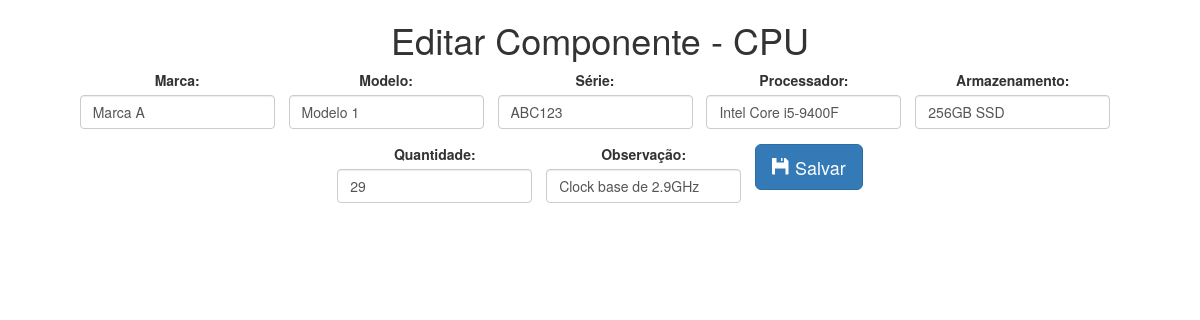
Screenshot of /editar.php?id=1 with the database file from the repository.
### tables this page shows
CREATE TABLE `cpu` (
  `ID` int(11) NOT NULL,
  `MARCA` varchar(100) NOT NULL,
  `MODELO` varchar(100) NOT NULL,
  `SERIE` varchar(100) NOT NULL,
  `PROCESSADOR` varchar(100) NOT NULL,
  `MEMORIA_RAM` varchar(100) NOT NULL,
  `ARMAZENAMENTO` varchar(100) NOT NULL,
  `QUANTIDADE` int(11) NOT NULL,
  `OBS` varchar(255) NOT NULL
);

### editar.php (the view, shortened to what this page needs)
<!DOCTYPE html>
<html>
<head>
    <link rel="stylesheet" href="style.css">
    <link rel="stylesheet" href="https://maxcdn.bootstrapcdn.com/bootstrap/3.3.7/css/bootstrap.min.css">
</head>
<body>
    <div class="container">
        <h1 class="text-center">Editar Componente - CPU</h1>
        <?php
        $host = "localhost";
        $usuario = "root";
        $senha = "";
        $banco = "INVENTARIO";
        $conexao = mysqli_connect($host, $usuario, $senha, $banco);
        if (mysqli_connect_errno()) {
            echo '<div class="message error">Erro na conexão com o banco de dados: ' . mysqli_connect_error() . '</div>';
        } else {
            if (isset($_GET['id'])) {
                $idComponente = $_GET['id'];
                $sql = "SELECT * FROM CPU WHERE ID = $idComponente";
                $resultado = mysqli_query($conexao, $sql);
                if (mysqli_num_rows($resultado) > 0) {
                    $componente = mysqli_fetch_assoc($resultado);
                    ?>
                    <form method="post">
                        <div class="form-container inline">
                            <div class="form-group">
                                <label for="marca">Marca:</label>
                                <input type="text" name="marca" id="marca" class="form-control" required value="<?php echo $componente['MARCA']; ?>">
                            </div>
                            <div class="form-group">
                                <label for="modelo">Modelo:</label>
                                <input type="text" name="modelo" id="modelo" class="form-control" required value="<?php echo $componente['MODELO']; ?>">
                            </div>
                            <div class="form-group">
                                <label for="serie">Série:</label>
                                <input type="text" name="serie" id="serie" class="form-control" required value="<?php echo $componente['SERIE']; ?>">
                            </div>
                            <div class="form-group">
                                <label for="processador">Processador:</label>
                                <input type="text" name="processador" id="processador" class="form-control" required value="<?php echo $componente['PROCESSADOR']; ?>">
                            </div>
                            <div class="form-group">
                                <label for="armazenamento">Armazenamento:</label>
                                <input type="text" name="armazenamento" id="armazenamento" class="form-control" required value="<?php echo $componente['ARMAZENAMENTO']; ?>">
                            </div>
                            <div class="form-group">
                                <label for="quantidade">Quantidade:</label>
                                <input type="text" name="quantidade" id="quantidade" class="form-control" required value="<?php echo $componente['QUANTIDADE']; ?>">
                            </div>
                            <div class="form-group">
                                <label for="obs">Observação:</label>
                                <input type="text" name="obs" id="obs" class="form-control" required value="<?php echo $componente['OBS']; ?>">
                            </div>
                            <button type="submit" name="submit_edit" class="btn btn-primary btn-lg">
                                <span class="glyphicon glyphicon-floppy-disk"></span> Salvar
                            </button>
                        </div>
                    </form>
                    <?php
                } else {
                    echo '<div class="message error">Componente não encontrado.</div>';
                }
            } else {
                echo '<div class="message error">ID do componente não fornecido.</div>';
            }
        }
        ?>
    </div>
</body>
</html>

### style.css (style rules this page uses)
body { background-color: #f1f1f1; font-family: Arial, sans-serif; }
h1 { text-align: center; }
.form-group { display: inline-block; margin-right: 10px; margin-bottom: 10px; vertical-align: top; }
.form-group label { display: block; }
.form-group input, .form-group select, .form-group textarea { display: block; width: 100%; box-sizing: border-box; }
.form-container { text-align: center; }

### rows the page displays
cpu: marca "Marca A", modelo "Modelo 1", serie "ABC123", processador "Intel Core i5-9400F", armazenamento "256GB SSD", quantidade "29", obs "Clock base de 2.9GHz"
